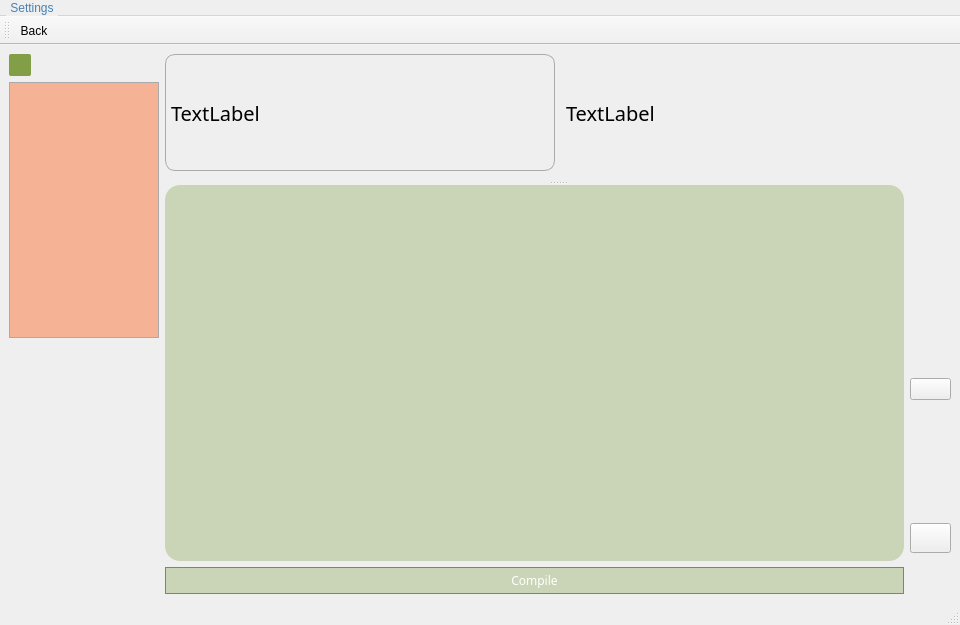
<?xml version="1.0" encoding="UTF-8"?>
<ui version="4.0">
 <class>constructor_window</class>
 <widget class="QMainWindow" name="constructor_window">
  <property name="geometry">
   <rect>
    <x>0</x>
    <y>0</y>
    <width>960</width>
    <height>625</height>
   </rect>
  </property>
  <property name="windowTitle">
   <string>MainWindow</string>
  </property>
  <widget class="QWidget" name="centralwidget">
   <layout class="QGridLayout" name="gridLayout">
    <item row="0" column="0">
     <layout class="QVBoxLayout" name="verticalLayout_3">
      <item>
       <widget class="QPushButton" name="changer">
        <property name="minimumSize">
         <size>
          <width>22</width>
          <height>22</height>
         </size>
        </property>
        <property name="maximumSize">
         <size>
          <width>21</width>
          <height>16777215</height>
         </size>
        </property>
        <property name="styleSheet">
         <string notr="true">QPushButton { 
background-color: rgba(107, 142, 35, 210);
border-radius: 2px;
}
QPushButton:hover { 
 background-color: rgba(107, 160, 35, 255);
}
QPushButton:pressed {
margin-top:2px;
margin-left:1px;
}</string>
        </property>
        <property name="text">
         <string/>
        </property>
        <property name="icon">
         <iconset resource="yahzwhatisit.qrc">
          <normaloff>:/new/prefix1/img/icons8-menu-50.png</normaloff>:/new/prefix1/img/icons8-menu-50.png</iconset>
        </property>
       </widget>
      </item>
      <item>
       <widget class="QListWidget" name="levels">
        <property name="maximumSize">
         <size>
          <width>150</width>
          <height>16777215</height>
         </size>
        </property>
        <property name="styleSheet">
         <string notr="true">QListWidget {
    show-decoration-selected: 1; /* make the selection span the entire width of the view */
background-color: rgba(255, 85, 10, 100);
font-family: Geneva, Arial, Helvetica, sans-serif;
    border-style: solid; /* Стиль рамки вокруг параграфа */
    border-width: 1px; /* Толщина границы */
	border-color: #ABABAB;
}
QListWidget::item:alternate {
    background: #EEEEEE;
}

QListWidget::item:selected {
    border: 1px solid #6a6ea9;
}

QListWidget::item:selected:!active {
    background: qlineargradient(x1: 0, y1: 0, x2: 0, y2: 1,
                                stop: 0 #ABAFE5, stop: 1 #8588B2);
}

QListWidget::item:selected:active {
    background: qlineargradient(x1: 0, y1: 0, x2: 0, y2: 1,
                                stop: 0 #6a6ea9, stop: 1 #888dd9);
}

QListWidget::item:hover {
    background: qlineargradient(x1: 0, y1: 0, x2: 0, y2: 1,
                                stop: 0 #FAFBFE, stop: 1 #DCDEF1);
}</string>
        </property>
       </widget>
      </item>
      <item>
       <spacer name="verticalSpacer">
        <property name="orientation">
         <enum>Qt::Vertical</enum>
        </property>
        <property name="sizeHint" stdset="0">
         <size>
          <width>20</width>
          <height>40</height>
         </size>
        </property>
       </spacer>
      </item>
     </layout>
    </item>
    <item row="0" column="1">
     <widget class="QSplitter" name="splitter">
      <property name="styleSheet">
       <string notr="true"/>
      </property>
      <property name="orientation">
       <enum>Qt::Vertical</enum>
      </property>
      <widget class="QWidget" name="horizontalLayoutWidget_2">
       <layout class="QHBoxLayout" name="horizontalLayout_2">
        <item>
         <widget class="QLabel" name="task">
          <property name="styleSheet">
           <string notr="true">    border-style: solid; /* Стиль рамки вокруг параграфа */
    border-width: 1px; /* Толщина границы */
	border-color: #ABABAB;
margin-bottom: 10px;
border-radius:10px;
font-size: 20px;
font-family: Geneva, Arial, Helvetica, sans-serif;</string>
          </property>
          <property name="text">
           <string>TextLabel</string>
          </property>
         </widget>
        </item>
        <item>
         <widget class="QLabel" name="error">
          <property name="minimumSize">
           <size>
            <width>350</width>
            <height>70</height>
           </size>
          </property>
          <property name="styleSheet">
           <string notr="true">border-radius:10px;
font-size: 20px;
font-family: Geneva, Arial, Helvetica, sans-serif;
margin-bottom: 10px;
</string>
          </property>
          <property name="text">
           <string>TextLabel</string>
          </property>
         </widget>
        </item>
       </layout>
      </widget>
      <widget class="QWidget" name="horizontalLayoutWidget">
       <layout class="QHBoxLayout" name="horizontalLayout">
        <item>
         <layout class="QVBoxLayout" name="verticalLayout">
          <item>
           <widget class="QListWidget" name="input_box">
            <property name="styleSheet">
             <string notr="true">QListWidget {background-color: rgba(107, 142, 35, 70); border-radius:15px;    font-size: 20px;show-decoration-selected: 1; font-family: Geneva, Arial, Helvetica, sans-serif;}
QListWidget::item:alternate {background: #EEEEEE;}
QListWidget::item:selected {border: 1px solid #6a6ea9;}
QListWidget::item:selected:!active {background: qlineargradient(x1: 0, y1: 0, x2: 0, y2: 1,stop: 0 #ABAFE5, stop: 1 #8588B2);} 
QListWidget::item:selected:active {background: qlineargradient(x1: 0, y1: 0, x2: 0, y2: 1,stop: 0 #6a6ea9, stop: 1 #888dd9);}
 QListWidget::item:hover {background: qlineargradient(x1: 0, y1: 0, x2: 0, y2: 1,stop: 0 #FAFBFE, stop: 1 #DCDEF1);}
</string>
            </property>
           </widget>
          </item>
          <item>
           <widget class="QPushButton" name="compile">
            <property name="enabled">
             <bool>true</bool>
            </property>
            <property name="styleSheet">
             <string notr="true">QPushButton {
 /* background-color: qlineargradient(x1: 0, y1: 0, x2: 0, y2: 1,
                                stop: 0 #6a6ea9, stop: 1 #888dd9);*/
background-color: rgba(107, 142, 35, 70);
  color: white; 
font-family: Geneva, Arial, Helvetica, sans-serif;
 width:  100px;
 height: 25px;
  border: 1px solid gray;
}


QPushButton:hover {
  /*  background-color: #E1E8EE;*/
background-color: rgba(107, 142, 35, 200);
color: black;
}
QPushButton:pressed {  background-color rgb(220, 116, 45) 
}</string>
            </property>
            <property name="text">
             <string>Compile</string>
            </property>
           </widget>
          </item>
         </layout>
        </item>
        <item>
         <layout class="QVBoxLayout" name="verticalLayout_2">
          <item>
           <widget class="QPushButton" name="uppest">
            <property name="minimumSize">
             <size>
              <width>0</width>
              <height>30</height>
             </size>
            </property>
            <property name="styleSheet">
             <string notr="true">QPushButton {background-image: url(:/new/prefix1/img/icons8-scroll-up-32.png); 
                            background-repeat: no-repeat;
                            background-position:absolute;
                            border-radius:12px;
                            }
                            QPushButton:hover {
                            background-color: rgba(107, 142, 35, 70);
                            }
                            QPushButton:pressed {
                            background-color: rgba(107, 142, 35, 70);
                            margin-top:2px;
                            margin-left:1px;
                            }</string>
            </property>
            <property name="text">
             <string/>
            </property>
           </widget>
          </item>
          <item>
           <widget class="QPushButton" name="up">
            <property name="minimumSize">
             <size>
              <width>41</width>
              <height>31</height>
             </size>
            </property>
            <property name="styleSheet">
             <string notr="true"> QPushButton {
                          background-image: url(:/new/prefix1/img/icons8-toDown-32.png);
                          background-position:absolute;
                          border-radius:12px;
                          background-repeat: no-repeat; 
                          }
                          QPushButton:hover {
                          background-color: rgba(107, 142, 35, 70);
                          }
                          QPushButton:pressed {
                          background-color: rgba(107, 142, 35, 70);
                          margin-top:2px;
                          margin-left:1px;
                          }</string>
            </property>
            <property name="text">
             <string/>
            </property>
           </widget>
          </item>
          <item>
           <widget class="QPushButton" name="hint">
            <property name="styleSheet">
             <string notr="true">QPushButton {
                            background-repeat: no-repeat;
                            background-position:absolute;
                            border-radius:12px;
                            }
                            QPushButton:hover {
                            background-color: rgba(107, 142, 35, 70);
                            /*&quot;background-color: qlineargradient(x1: 0, y1: 0, x2: 0, y2: 1,stop: 0 #ABAFE5, stop: 1 #8588B2);  */
                            }
                            QPushButton:pressed {
                            background-color: rgba(107, 142, 35, 70);
                            margin-top:2px;
                            margin-left:1px;
                            };</string>
            </property>
            <property name="text">
             <string/>
            </property>
            <property name="icon">
             <iconset resource="yahzwhatisit.qrc">
              <normaloff>:/new/prefix1/img/icons8-round-filled-50.png</normaloff>:/new/prefix1/img/icons8-round-filled-50.png</iconset>
            </property>
           </widget>
          </item>
          <item>
           <widget class="QPushButton" name="down">
            <property name="minimumSize">
             <size>
              <width>0</width>
              <height>31</height>
             </size>
            </property>
            <property name="styleSheet">
             <string notr="true">QPushButton {background-image: url(:/new/prefix1/img/icons8-toDown-32 (2).png); 
                            background-repeat: no-repeat;
                            background-position:absolute;
                            border-radius:12px;  }
                            QPushButton:hover {
                            background-color: rgba(107, 142, 35, 70);
                            }
                            QPushButton:pressed {
                            background-color: rgba(107, 142, 35, 70);
                            margin-top:2px;
                            margin-left:1px;
                            }</string>
            </property>
            <property name="text">
             <string/>
            </property>
           </widget>
          </item>
          <item>
           <widget class="QPushButton" name="downest">
            <property name="minimumSize">
             <size>
              <width>39</width>
              <height>30</height>
             </size>
            </property>
            <property name="styleSheet">
             <string notr="true">QPushButton {background-image: url(:/new/prefix1/img/icons8-below-32.png); 
                            background-repeat: no-repeat;
                            background-position:absolute;
                            border-radius:12px;
                            }
                            QPushButton:hover {
                            background-color: rgba(107, 142, 35, 70);
                            }
                            QPushButton:pressed {
                            background-color: rgba(107, 142, 35, 70);
                            margin-top:2px;
                            margin-left:1px;
                            };</string>
            </property>
            <property name="text">
             <string/>
            </property>
           </widget>
          </item>
         </layout>
        </item>
       </layout>
      </widget>
     </widget>
    </item>
   </layout>
  </widget>
  <widget class="QMenuBar" name="menubar">
   <property name="geometry">
    <rect>
     <x>0</x>
     <y>0</y>
     <width>960</width>
     <height>19</height>
    </rect>
   </property>
   <property name="styleSheet">
    <string notr="true">QMenu {
    background-color: #ABABAB; /* sets background of the menu */
    border: 1px solid black;
}

QMenu::item {
    /* sets background of menu item. set this to something non-transparent
        if you want menu color and menu item color to be different */
    background-color: transparent;
}

QMenu::item:selected { /* when user selects item using mouse or keyboard */
    background-color: steelblue;
}
QMenuBar {
    background-color: qlineargradient(x1:0, y1:0, x2:0, y2:1,
                                      stop:0 lightgray, stop:1 darkgray);
color: steelblue;
}

QMenuBar::item {
    spacing: 3px; /* spacing between menu bar items */
    padding: 1px 4px;
    background: transparent;
    border-radius: 4px;
}

QMenuBar::item:selected { /* when selected using mouse or keyboard */
    background: #a8a8a8;
}

QMenuBar::item:pressed {
    background: #888888;
}</string>
   </property>
   <widget class="QMenu" name="menuSettings">
    <property name="title">
     <string>Settings</string>
    </property>
    <widget class="QMenu" name="menuLanguage">
     <property name="title">
      <string>Language</string>
     </property>
     <addaction name="actionEnglish"/>
     <addaction name="actionRussian"/>
     <addaction name="actionOther"/>
    </widget>
    <addaction name="menuLanguage"/>
    <addaction name="actionSettings"/>
   </widget>
   <addaction name="menuSettings"/>
  </widget>
  <widget class="QStatusBar" name="statusbar"/>
  <widget class="QToolBar" name="toolBar">
   <property name="windowTitle">
    <string>toolBar</string>
   </property>
   <property name="styleSheet">
    <string notr="true">    background-color: #ABABAB;
QToolBar::item {
    background: red;
}
QToolBar::item:selected { /* when user selects item using mouse or keyboard */
    background-color: #ABABAB;
}</string>
   </property>
   <attribute name="toolBarArea">
    <enum>TopToolBarArea</enum>
   </attribute>
   <attribute name="toolBarBreak">
    <bool>false</bool>
   </attribute>
   <addaction name="actionBack"/>
  </widget>
  <action name="actionBack">
   <property name="icon">
    <iconset resource="yahzwhatisit.qrc">
     <normaloff>:/new/prefix1/img/icons8-toLeft-32.png</normaloff>
     <disabledoff>:/new/prefix1/img/icons8-toLeft-32.png</disabledoff>:/new/prefix1/img/icons8-toLeft-32.png</iconset>
   </property>
   <property name="text">
    <string>Back</string>
   </property>
  </action>
  <action name="actionSettings">
   <property name="icon">
    <iconset resource="yahzwhatisit.qrc">
     <normaloff>:/new/prefix1/img/Manager_Icon_thumb.png</normaloff>:/new/prefix1/img/Manager_Icon_thumb.png</iconset>
   </property>
   <property name="text">
    <string>Settings</string>
   </property>
  </action>
  <action name="actionEnglish">
   <property name="icon">
    <iconset resource="yahzwhatisit.qrc">
     <normaloff>:/new/prefix1/img/usa.jpg</normaloff>:/new/prefix1/img/usa.jpg</iconset>
   </property>
   <property name="text">
    <string>English</string>
   </property>
  </action>
  <action name="actionRussian">
   <property name="icon">
    <iconset resource="yahzwhatisit.qrc">
     <normaloff>:/new/prefix1/img/rus.png</normaloff>:/new/prefix1/img/rus.png</iconset>
   </property>
   <property name="text">
    <string>Russian</string>
   </property>
  </action>
  <action name="actionOther">
   <property name="text">
    <string>Other</string>
   </property>
  </action>
 </widget>
 <resources>
  <include location="yahzwhatisit.qrc"/>
 </resources>
 <connections/>
</ui>
